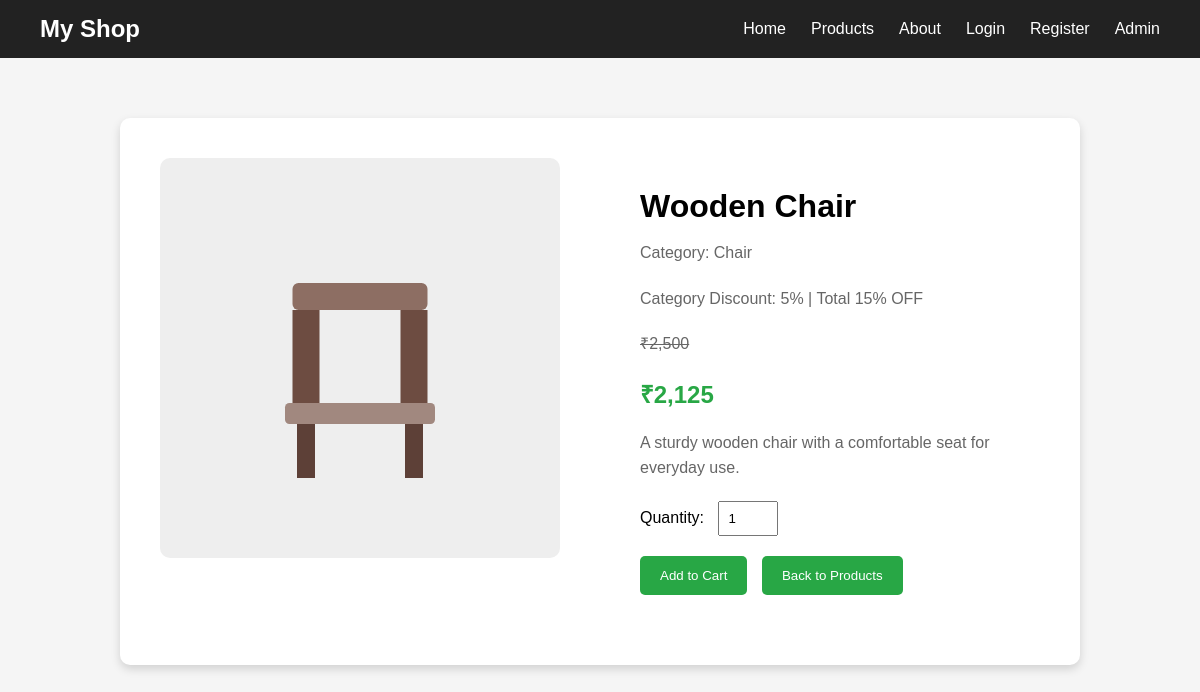
Page /product/1 on the committed database.
### app.py (models this page shows)
class Product(db.Model):
    id = db.Column(db.Integer, primary_key=True)
    name = db.Column(db.String(160), nullable=False)
    category = db.Column(db.String(40), nullable=False)
    price = db.Column(db.Float, nullable=False)
    image = db.Column(db.String(255), nullable=False)
    description = db.Column(db.Text, default="")

### app.py (the view)
@app.route("/product/<int:product_id>")
def product_details(product_id):
    product = db.session.get(Product, product_id)
    if not product:
        flash("Product not found.", "error")
        return redirect(url_for("products"))
    return render_template(
        "product_details.html",
        product=product,
        pricing=product_pricing(product),
    )

### app.py (called while the page is built)
def inr(amount):
    return "₹{:,.0f}".format(round(amount))

def category_discount(category):
    return CATEGORY_DISCOUNTS.get(category, 0)

def product_pricing(product):
    original = float(product.price)
    cat_off = category_discount(product.category)
    total_off = NORMAL_DISCOUNT + cat_off
    discount_amount = original * total_off / 100
    final_price = original - discount_amount
    return {
        "original": original,
        "category_discount": cat_off,
        "total_discount": total_off,
        "final_price": final_price,
    }

def rupee_filter(value):
    try:
        return inr(float(value))
    except (TypeError, ValueError):
        return inr(0)

@app.context_processor
def inject_globals():
    cart = session.get("cart", {})
    cart_count = sum(int(qty) for qty in cart.values())
    return {
        "current_user": get_current_user(),
        "cart_count": cart_count,
        "categories": CATEGORIES,
        "now_year": datetime.now().year,
    }

def get_current_user():
    user_id = session.get("user_id")
    if not user_id:
        return None
    return db.session.get(User, user_id)

### templates/product_details.html (shortened to what this page needs)
{% extends "base.html" %}
{% block styles %}
<link rel="stylesheet" href="{{ url_for('static', filename='css/product-details.css') }}">
{% endblock %}
{% block content %}
<div class="details-container">
    <div class="details-image">
        <img src="{{ url_for('static', filename=product.image) }}" alt="{{ product.name }}">
    </div>
    <div class="details-info">
        <h1>{{ product.name }}</h1>
        <p>Category: {{ product.category }}</p>
        <p>Category Discount: {{ pricing.category_discount }}% | Total {{ pricing.total_discount }}% OFF</p>
        <p><del>{{ pricing.original | inr }}</del></p>
        <h2>{{ pricing.final_price | inr }}</h2>
        <p>{{ product.description }}</p>
        <form method="post" action="{{ url_for('add_to_cart', product_id=product.id) }}">
            <div class="quantity">
                <label>Quantity:</label>
                <input type="number" name="quantity" value="1" min="1">
            </div>
            <button type="submit">Add to Cart</button>
            <a href="{{ url_for('products') }}"><button type="button">Back to Products</button></a>
        </form>
    </div>
</div>
{% endblock %}

### static/css/product-details.css (style rules this page uses)
* { margin: 0; padding: 0; box-sizing: border-box; }
body { font-family: Arial, sans-serif; background-color: #f5f5f5; }
.details-container { width: 80%; margin: 60px auto; background-color: white; padding: 40px; display: flex; gap: 50px; border-radius: 10px; box-shadow: 0 4px 10px rgba(0,0,0,0.15); }
.details-image { width: 400px; height: 400px; background-color: #eee; border-radius: 10px; display: flex; justify-content: center; align-items: center; }
.details-image img { width: 300px; height: 300px; object-fit: contain; }
.details-info { padding: 30px; flex: 1; }
.details-info h1 { font-size: 32px; margin-bottom: 15px; }
.details-info h2 { color: #28a745; margin: 20px 0; }
.details-info p { color: #666; line-height: 1.6; margin-bottom: 20px; }
.quantity { margin-bottom: 20px; }
.quantity input { width: 60px; padding: 8px; margin-left: 10px; }
.details-info button { padding: 12px 20px; margin-right: 10px; border: none; border-radius: 5px; background-color: #28a745; color: white; cursor: pointer; }

### rows in the picture
Product: image (picture), name "Wooden Chair", category "Chair", original|inr "₹2,500", description "A sturdy wooden chair with a comfortable seat for everyday use."

### other values in the picture
{{ pricing.category_discount }} "5"
{{ pricing.total_discount }} "15"
{{ pricing.final_price | inr }} "₹2,125"
